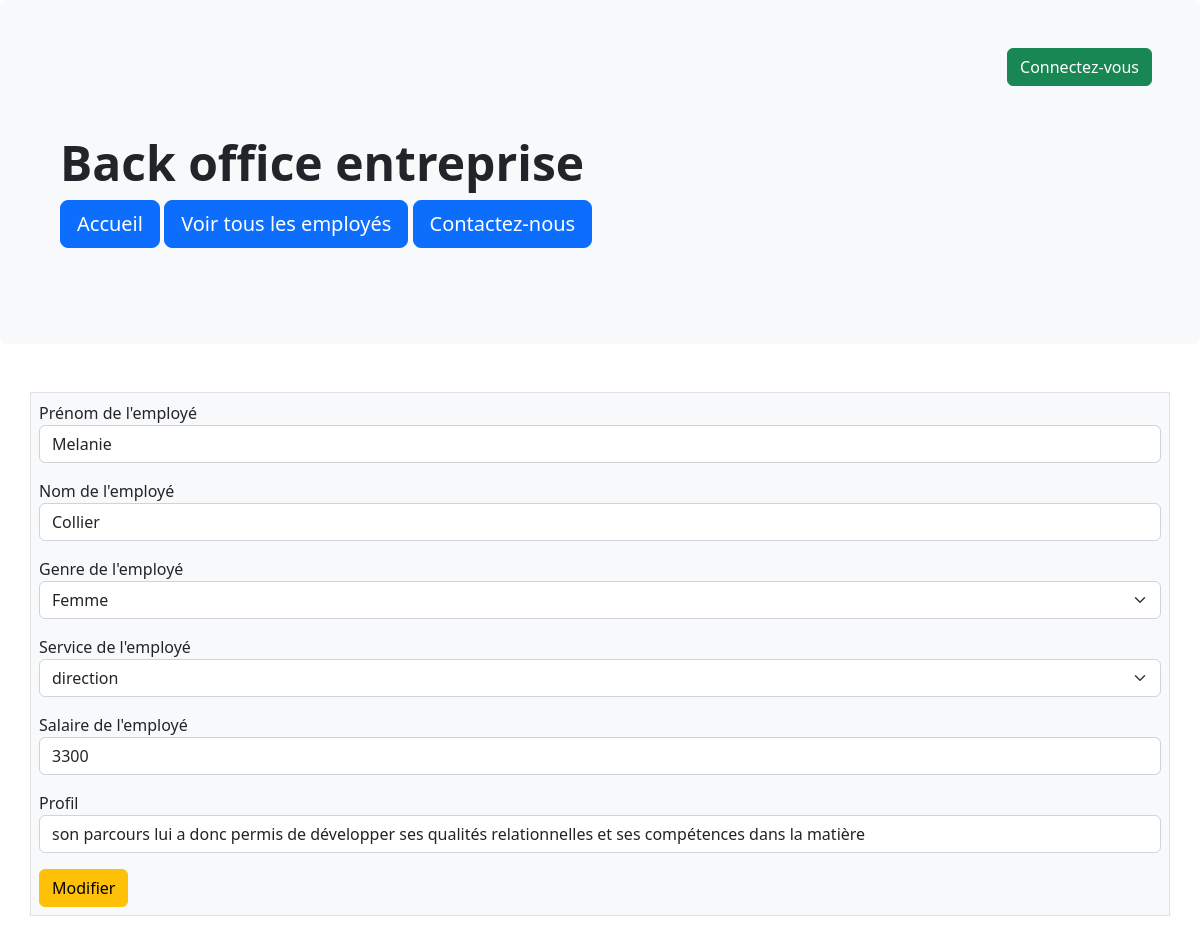
Page /modifemploye.php?id_employes=547 on the committed database.
### tables this page shows
CREATE TABLE `information` (
  `id_info` int(3) NOT NULL,
  `id_employes` int(3) NOT NULL,
  `profil` text DEFAULT NULL,
  `photo` varchar(30) DEFAULT NULL
);

CREATE TABLE `employes` (
  `id_employes` int(3) NOT NULL,
  `prenom` varchar(20) DEFAULT NULL,
  `nom` varchar(20) DEFAULT NULL,
  `genre` enum('f','m') NOT NULL,
  `service` varchar(30) DEFAULT NULL,
  `date_embauche` date DEFAULT NULL,
  `salaire` float DEFAULT NULL
);

### modifemploye.php (the view, shortened to what this page needs)
<?php
include 'include/connect.inc.php';
if (isset($_GET['id_employes'])) {
    $affichage = $pdoEntreprise->prepare("SELECT `employes`.*, `information`.*
                                    FROM `employes`
                                    LEFT JOIN `information` ON `information`.`id_employes` = `employes`.`id_employes`
                                    WHERE `employes`.`id_employes`= :id_employes");
    $affichage->execute(array(
        ':id_employes' => $_GET['id_employes'],
    ));
    $ficheEmploye = $affichage->fetch(PDO::FETCH_ASSOC);
} else {
    header('location:listeEmployes.php');
    exit();
}
include 'include/header.inc.php';
?>
<main class="container">
    <section class="row my-5">
        <form action="#" method="POST" class="border p-2 bg-light" enctype="multipart/form-data">
            <div class="mb-3">
                <label for="prenom">Prénom de l'employé</label>
                <input type="text" name="prenom" id="prenom" class="form-control" value="<?php echo $ficheEmploye['prenom']; ?>">
            </div>
            <div class="mb-3">
                <label for="nom">Nom de l'employé</label>
                <input type="text" name="nom" id="nom" class="form-control" value="<?php echo $ficheEmploye['nom']; ?>">
            </div>
            <div class="mb-3">
                <label for="sexe">Genre de l'employé</label>
                <select name="sexe" id="sexe" class="form-select">
                    <option value="f">Femme</option>
                </select>
            </div>
            <div class="mb-3">
                <label for="service">Service de l'employé</label>
                <select name="service" id="service" class="form-select">
                    <?php
                    $requeteService = $pdoEntreprise->query("SELECT DISTINCT service FROM employes");
                    while ($service = $requeteService->fetch(PDO::FETCH_ASSOC)) {
                        echo "<option value=\"" . $service['service'] . "\">" . $service['service'] . "</option>";
                    }
                    ?>
                </select>
            </div>
            <div class="mb-3">
                <label for="salaire">Salaire de l'employé</label>
                <input type="number" name="salaire" id="salaire" class="form-control" value="<?php echo $ficheEmploye['salaire']; ?>">
            </div>
            <div class="mb-3">
                <label for="profil">Profil</label>
                <input type="text" name="profil" id="profil" class="form-control" value="<?php echo $ficheEmploye['profil']; ?>">
            </div>
            <input type="submit" class="btn btn-warning" value="Modifier">
        </form>
    </section>
</main>
</body>
</html>

### rows in the picture
information: prenom "Melanie", nom "Collier", salaire "3300", profil "son parcours lui a donc permis de développer ses qualités relationnelles et ses compétences dans la matière"

### other values in the picture
form field service "direction"
